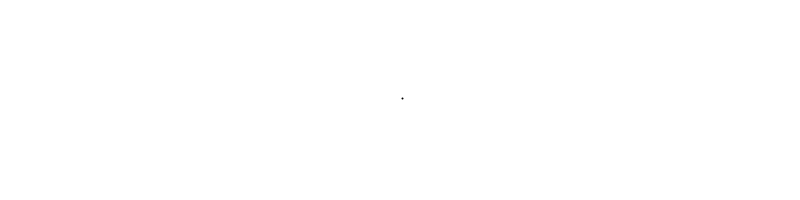
Frame 1 (no input)
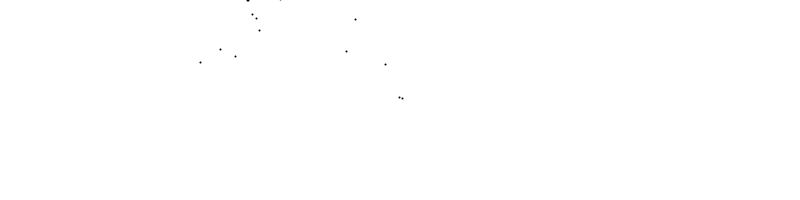
Frame 60 (the mouse pressed at the canvas centre just before this capture)
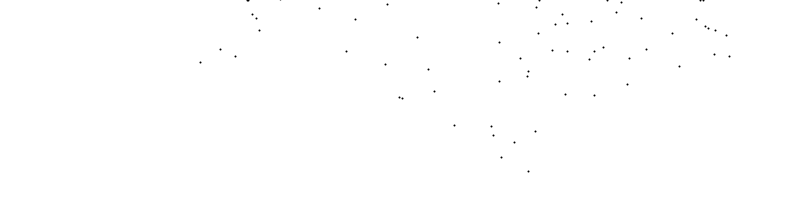
Frame 120 (the mouse held since frame 60 and released just before this capture)

The Processing sketch that drew these frames (run headless with seeded random() and noise(); from frame 60 on, the mouse is pressed at the canvas centre):

// Processing sketch: Ex6
// ── Ex6.pde
// The Nature of Code
// Daniel Shiffman
// http://natureofcode.com
//EX: Use a custom probability distribution to vary the size of a step taken by the random walker. The step size can be determined by influencing the range of values picked. Can you map the probability exponentially—i.e. making the likelihood that a value is picked equal to the value squared?
Walker w;

void setup() {
  size(800,200);
  // Create a walker object
  w = new Walker();
  background(255);
}

void draw() {
  // Run the walker object
  w.step();
  w.render();
}



// ── Walker.pde
// The Nature of Code
// Daniel Shiffman
// http://natureofcode.com

// A random walker object!

class Walker {
  int x,y;
  float stepSize;

  Walker() {
    x = width/2;
    y = height/2;
    stepSize=random(1,2);
  }

  void render() {
    stroke(0);
    strokeWeight(2);
    point(x,y);
  }

  // Randomly move up, down, left, right, or stay in one place
 void step() {
  stepSize = constrain(random(stepSize*stepSize,stepSize*stepSize+0.1),0,40);
  println(stepSize);
  float stepx = random(-stepSize,stepSize);
  float stepy = random(-stepSize,stepSize);
 
  x += stepx;
  y += stepy;
  }
}
